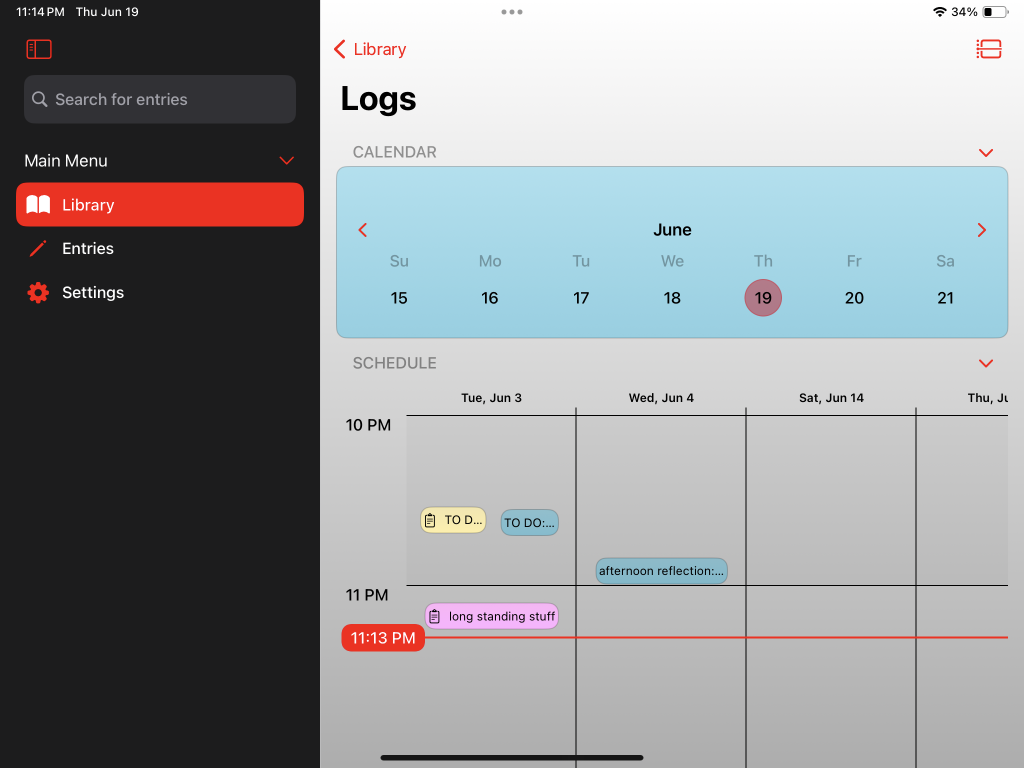
#> input picture screenshots tablet no frame/calendar-schedule/1.PNG, 2048 x 1536 px (shown at 1/2 size)
$ python -i resize_screenshots_tablet.py   (imports and definitions only)
#> lines starting #> are read from the running program, lines starting #| are printed output that depends on the picture
#!/usr/bin/env python3
"""
Script to resize tablet screenshots in the images/Logs/screenshots tablet folder to iPad landscape dimensions (2732x2048 px)
and save them to a new resized_screenshots_tablet folder with three variations:
1. distorted_fit: Screenshot stretched to exactly 2732x2048 px
2. scaled_with_space: Screenshot scaled down with space for text above
3. scaled_with_text: Screenshot scaled down with feature description text overlay

The text overlay will depend on the folder the image belongs to, using the descriptions.json file.
"""

import os
import json
from PIL import Image, ImageDraw, ImageFont
import glob

# Configuration
TARGET_SIZE = (2732, 2048)  # iPad landscape
TEXT_SPACE_RATIO = 0.15  # Reduced from 0.2 to 0.15 to make text field smaller
BOTTOM_PADDING_RATIO = 0.05  # 5% bottom padding

# Theme configurations (from themes.js)
THEMES = {
    'cloud': {
        'topColor': (100, 114, 255),
        'bottomColor': (0, 4, 114),
        'accentColor': (255, 248, 148),
        'textColor': (255, 255, 255)
    },
    'chrome': {
        'topColor': (0, 0, 0),
        'bottomColor': (0, 65, 144),
        'accentColor': (146, 255, 255),
        'textColor': (255, 255, 255)
    },
    'mocha': {
        'topColor': (106, 84, 80),
        'bottomColor': (20, 15, 17),
        'accentColor': (255, 255, 255),
        'textColor': (255, 255, 255)
    },
    'mag': {
        'topColor': (199, 155, 161),
        'bottomColor': (186, 231, 194),
        'accentColor': (245, 255, 185),
        'textColor': (0, 0, 0)
    },
    'wheatgrass': {
        'topColor': (10, 31, 0),
        'bottomColor': (0, 98, 66),
        'accentColor': (150, 100, 255),
        'textColor': (255, 255, 255)
    },
    'scarab': {
        'topColor': (165, 61, 158),
        'bottomColor': (112, 112, 112),
        'accentColor': (204, 255, 141),
        'textColor': (255, 255, 255)
    },
    'hyacinth': {
    'topColor': (128, 125, 255),
    'bottomColor': (88, 184, 255),
    'accentColor': (255, 189, 201),
    'textColor': (0, 0, 0)
    }
}

FONT_PATH = 'Fonts/Original Fonts/KatyasHandwriting-Regular.ttf'

# Mapping of actual tablet filenames to descriptions.json entries
TABLET_TO_DESCRIPTIONS_MAPPING = {
    'calendar-schedule/1.PNG': 'calendar-schedule/1.png',
    'customization/1.PNG': 'customization/1.png',
    'easy-creation/2.PNG': 'easy-creation/2.png',
    'easy-creation/3.PNG': 'easy-creation/3.png',
    'insights/IMG_0195.PNG': 'insights/1.png',  # Map IMG_0195 to insights/1
    'minimal-cognitive/3.PNG': 'minimal-cognitive/3.png',
    'privacy/1.PNG': 'privacy/1.png',
    'search-organization/1.PNG': 'search-organization/1.png',
    'search-organization/4.PNG': 'search-organization/4.png',
    'stamps/2.PNG': 'stamps/1.png',  # Map stamps/2 to stamps/1 since there's no stamps/2 in descriptions
}

# [8 lines left out: function load_descriptions, not called in this run]

def create_gradient_background(width, height, top_color, bottom_color):
    """Create a gradient background image."""
    img = Image.new('RGB', (width, height))
    draw = ImageDraw.Draw(img)

    for y in range(height):
        ratio = y / height
        r = int(top_color[0] * (1 - ratio) + bottom_color[0] * ratio)
        g = int(top_color[1] * (1 - ratio) + bottom_color[1] * ratio)
        b = int(top_color[2] * (1 - ratio) + bottom_color[2] * ratio)
        draw.line([(0, y), (width, y)], fill=(r, g, b))

    return img

# [13 lines left out: function create_distorted_fit, not called in this run]

def create_scaled_with_space(input_path, output_path, target_size=TARGET_SIZE, text_space_ratio=TEXT_SPACE_RATIO, bottom_padding_ratio=BOTTOM_PADDING_RATIO, theme_name='cloud', descriptions=None, rel_path=None):
    """
    Scale screenshot down, leave space for text at the top.
    """
#> called with output_path = 'out.png', target_size = (2732, 2048), text_space_ratio = 0.15, bottom_padding_ratio = 0.05, theme_name = 'cloud'
    try:
        theme_to_use = theme_name
        if descriptions and rel_path in descriptions:
            entry = descriptions[rel_path]
            if isinstance(entry, dict) and 'theme' in entry:
                theme_to_use = entry['theme']
        theme = THEMES.get(theme_to_use, THEMES['cloud'])

        with Image.open(input_path) as img:
#> img is the input picture: PIL image 2048x1536 RGB; mean R, G, B 148.2, 151.3, 153.9
            if img.mode != 'RGBA':
                img = img.convert('RGBA')
#> img: PIL image 2048x1536 RGBA
            text_space_height = int(target_size[1] * text_space_ratio)
            bottom_padding_height = int(target_size[1] * bottom_padding_ratio)
            image_space_height = target_size[1] - text_space_height - bottom_padding_height
            img_ratio = img.size[0] / img.size[1]
#> img_ratio = 1.33
            max_width = int(target_size[0] * 0.95)  # Reduced by 5% to make screenshot smaller
            max_height = int(image_space_height * 0.95)  # Reduced by 5% to make screenshot smaller
            if img_ratio > max_width / max_height:
                new_width = max_width
                new_height = int(max_width / img_ratio)
            else:
                new_height = max_height
                new_width = int(max_height * img_ratio)
#> new_width = 2076
            resized_img = img.resize((new_width, new_height), Image.Resampling.LANCZOS)
            final_img = create_gradient_background(target_size[0], target_size[1], theme['topColor'], theme['bottomColor']).convert('RGBA')
#> in create_gradient_background, `img = Image.new('RGB', (width, height))`: img: PIL image 2732x2048 RGB; every value is 0
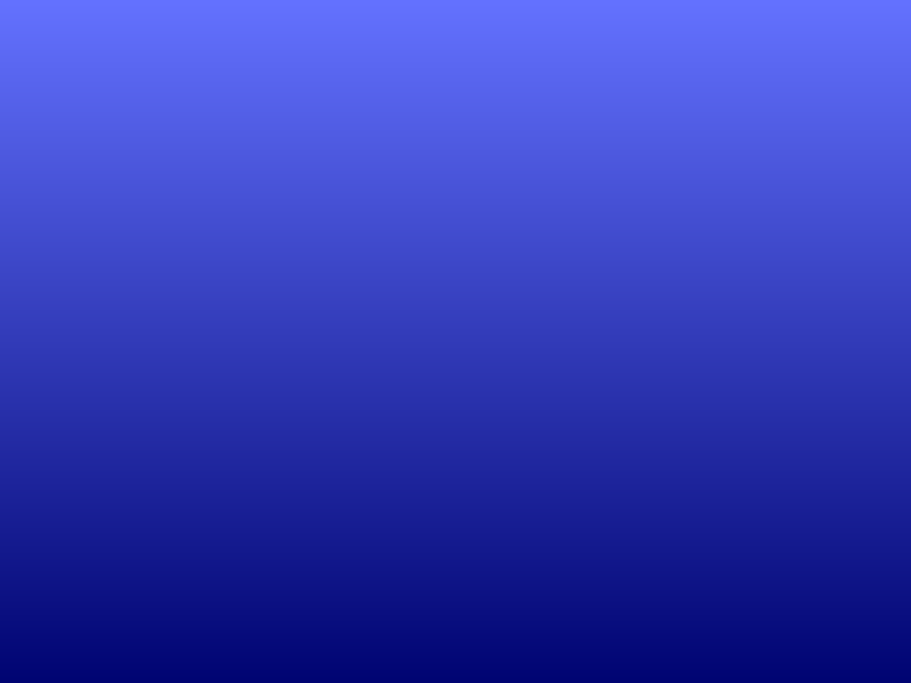
#> final_img: PIL image 2732x2048 RGBA (shown at 1/3 size); mean R, G, B, A 49.5, 58.5, 184, 255
            x_offset = (target_size[0] - new_width) // 2
#> x_offset = 328
            y_offset = text_space_height + int(text_space_height * 0.14)  # Reduced from 0.2 to 0.14 (30% decrease)
            paste_with_alpha(final_img, resized_img, (x_offset, y_offset))
            os.makedirs(os.path.dirname(output_path), exist_ok=True)
            final_img.convert('RGB').save(output_path, 'JPEG', quality=95)
            print(f"Scaled with space: {input_path} -> {output_path}")
    except Exception as e:
        print(f"Error processing {input_path}: {e}")

# [96 lines left out: function create_scaled_with_text, not called in this run]

def paste_with_alpha(bg, fg, position):
    """Paste fg onto bg at position, using fg's alpha if present."""
#> called with position = (328, 349)
    if fg.mode in ('RGBA', 'LA'):
        bg.paste(fg, position, fg.split()[-1])
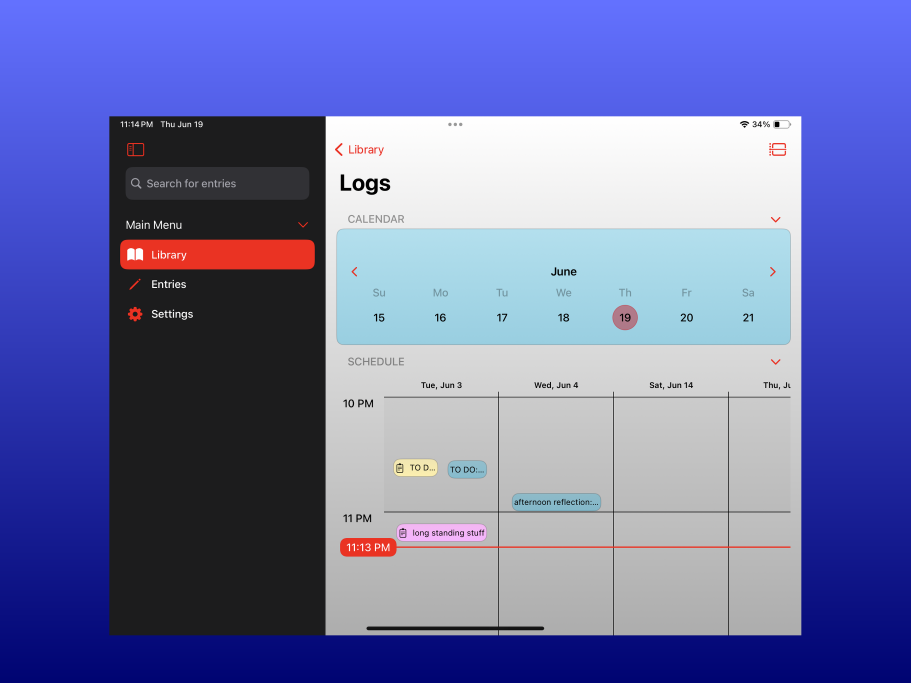
#> bg: PIL image 2732x2048 RGBA (shown at 1/3 size); mean R, G, B, A 109.5, 115.4, 170.8, 255
    else:
        bg.paste(fg, position)

# [44 lines left out: functions process_screenshots, main, not called in this run]

# [2 lines not run here, left out]

>>> result = create_scaled_with_space('screenshots tablet no frame/calendar-schedule/1.PNG', 'out.png')
